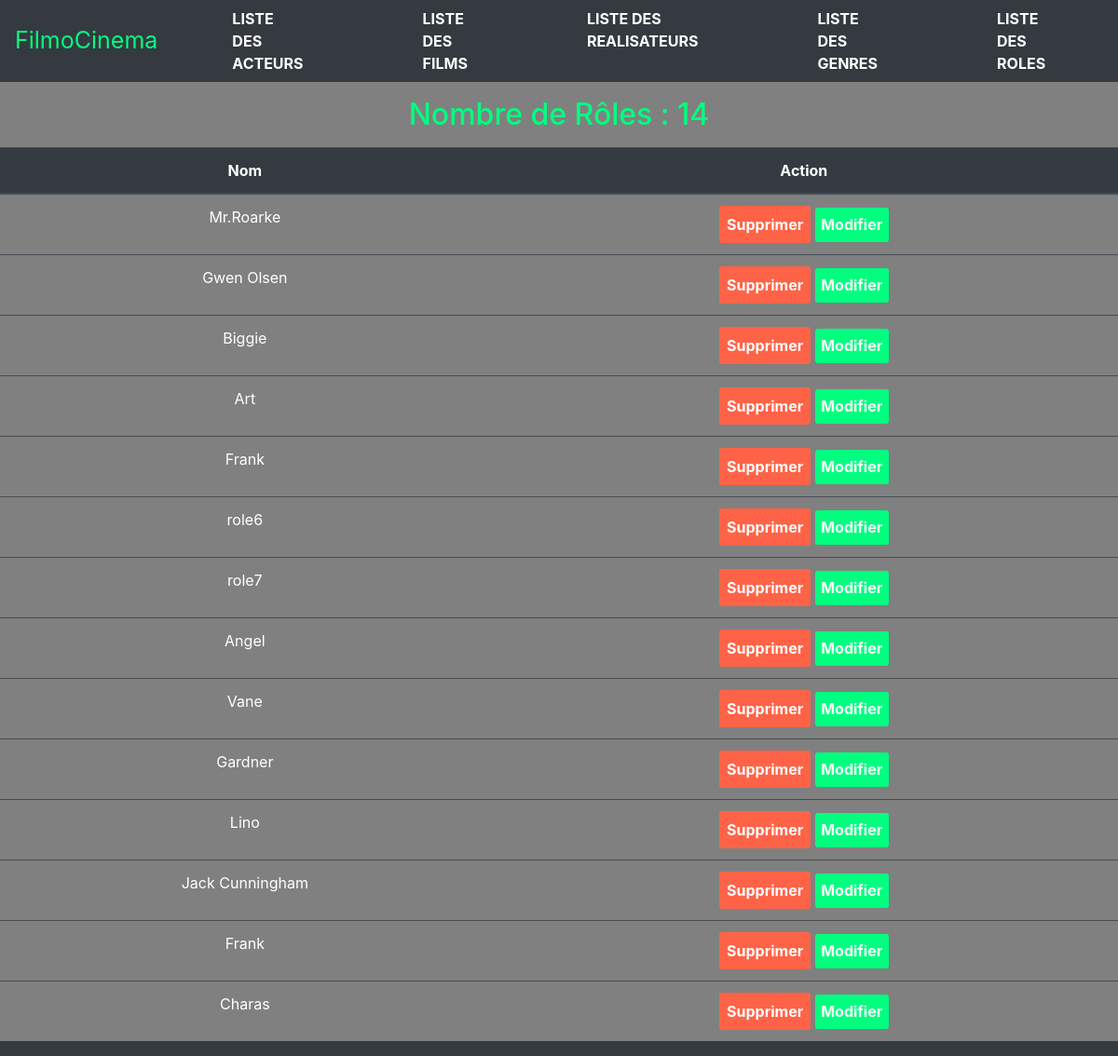
/index.php?action=listRoles, run on the app's committed database.
### tables this page shows
CREATE TABLE IF NOT EXISTS `role` (
  `id_role` int(11) NOT NULL AUTO_INCREMENT,
  `nom_role` varchar(50) NOT NULL,
  PRIMARY KEY (`id_role`)
);

### Controller/RoleController.php (called while the page is built)
<?php
Class RoleController
{
    public function findAll()
    {
        $dao = new DAO();
        $sql = "SELECT nom_role FROM role ";
        $roles = $dao->executerRequete($sql);
        require "View/role/listRoles.php";
    }
}

### BDD/DAO.php (called while the page is built, shortened)
<?php
class DAO
{
    private $bdd;
    public function __construct()
    {
        $this->bdd = new PDO('mysql:host=localhost;dbname=cinema;charset=utf8', 'root', '');
    }
    public function executerRequete($sql, $params = NULL)
    {
        if ($params == NULL) {
            $resultat = $this->bdd->query($sql);
        } else {
            $resultat = $this->bdd->prepare($sql);
            $resultat->execute($params);
        }
        return $resultat;
    }
}

### View/role/listRoles.php (the view, shortened to what this page needs)
<h2>Nombre de Rôles : <?= $roles->rowCount(); ?></h2>
<table class="table table-dark">
    <thead>
        <tr>
            <th scope="col">Nom</th>
            <th scope="col"id="action">Action</th>
        </tr>
    </thead>
    <tbody>
        <?php
        while ($role = $roles->fetch())
        {
            echo '<tr><td>' . $role['nom_role'] . '</td>';
            echo '<td><button class="bDelete">Supprimer</button> <button class="bMod">Modifier</button></tr>';
        }
        ?>
    </tbody>
<?php
require "View/template.php";

### Public/css/style.css (style rules this page uses)
h2 { text-align: center; color: springgreen; background-color: gray; margin: 0; padding: 0.5em; }
thead { text-align: center; background-color: #343a40; }
tbody { text-align: center; }
.table-dark { background-color: gray; }
.bDelete { background-color: tomato; color: white; border: none; border-radius: 0.2em; padding: 0.5em; font-weight: bold; }
.bMod { background-color: springgreen; color: white; border: none; border-radius: 0.2em; padding: 0.4em; font-weight: bold; }
body { background: #343a40; }

### data on the page
role: nom_role "Mr.Roarke"
role: nom_role "Gwen Olsen"
role: nom_role "Biggie"
role: nom_role "Art"
role: nom_role "Frank"
role: nom_role "role6"
role: nom_role "role7"
role: nom_role "Angel"
role: nom_role "Vane"
role: nom_role "Gardner"
role: nom_role "Lino"
role: nom_role "Jack Cunningham"
role: nom_role "Frank"
role: nom_role "Charas"

### other printed values
$roles->rowCount() "14"
